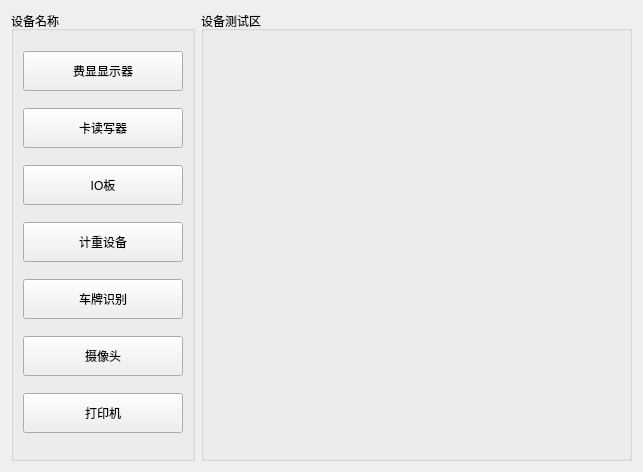
<?xml version="1.0" encoding="UTF-8"?>
<ui version="4.0">
 <class>FormDevTest</class>
 <widget class="QWidget" name="FormDevTest">
  <property name="geometry">
   <rect>
    <x>0</x>
    <y>0</y>
    <width>643</width>
    <height>472</height>
   </rect>
  </property>
  <property name="windowTitle">
   <string>Form</string>
  </property>
  <layout class="QGridLayout" name="gridLayout_3" columnstretch="1,3">
   <item row="0" column="0">
    <widget class="QGroupBox" name="groupBox">
     <property name="title">
      <string>设备名称</string>
     </property>
     <layout class="QGridLayout" name="gridLayout_2">
      <item row="0" column="0">
       <widget class="QToolButton" name="pushButton_fdTest">
        <property name="minimumSize">
         <size>
          <width>160</width>
          <height>40</height>
         </size>
        </property>
        <property name="text">
         <string>费显显示器</string>
        </property>
       </widget>
      </item>
      <item row="1" column="0">
       <widget class="QToolButton" name="pushButton_cardreader">
        <property name="minimumSize">
         <size>
          <width>160</width>
          <height>40</height>
         </size>
        </property>
        <property name="text">
         <string>卡读写器</string>
        </property>
       </widget>
      </item>
      <item row="3" column="0">
       <widget class="QToolButton" name="pushButton_ioTest">
        <property name="minimumSize">
         <size>
          <width>160</width>
          <height>40</height>
         </size>
        </property>
        <property name="text">
         <string>IO板</string>
        </property>
       </widget>
      </item>
      <item row="4" column="0">
       <widget class="QToolButton" name="pushButton_WtTest">
        <property name="minimumSize">
         <size>
          <width>160</width>
          <height>40</height>
         </size>
        </property>
        <property name="text">
         <string>计重设备</string>
        </property>
       </widget>
      </item>
      <item row="5" column="0">
       <widget class="QToolButton" name="pushButton_VprTest">
        <property name="minimumSize">
         <size>
          <width>160</width>
          <height>40</height>
         </size>
        </property>
        <property name="text">
         <string>车牌识别</string>
        </property>
       </widget>
      </item>
      <item row="6" column="0">
       <widget class="QToolButton" name="pushButton_VedioCardTest">
        <property name="minimumSize">
         <size>
          <width>160</width>
          <height>40</height>
         </size>
        </property>
        <property name="text">
         <string>摄像头</string>
        </property>
       </widget>
      </item>
      <item row="7" column="0">
       <widget class="QToolButton" name="pushButton_PrinterTest">
        <property name="minimumSize">
         <size>
          <width>160</width>
          <height>40</height>
         </size>
        </property>
        <property name="text">
         <string>打印机</string>
        </property>
       </widget>
      </item>
     </layout>
    </widget>
   </item>
   <item row="0" column="1">
    <widget class="QGroupBox" name="groupBox_2">
     <property name="title">
      <string>设备测试区</string>
     </property>
     <layout class="QGridLayout" name="gridLayout">
      <item row="0" column="0">
       <widget class="QStackedWidget" name="stackedWidget">
        <widget class="QWidget" name="page_3"/>
        <widget class="QWidget" name="page_4"/>
       </widget>
      </item>
     </layout>
    </widget>
   </item>
  </layout>
 </widget>
 <resources/>
 <connections/>
</ui>
